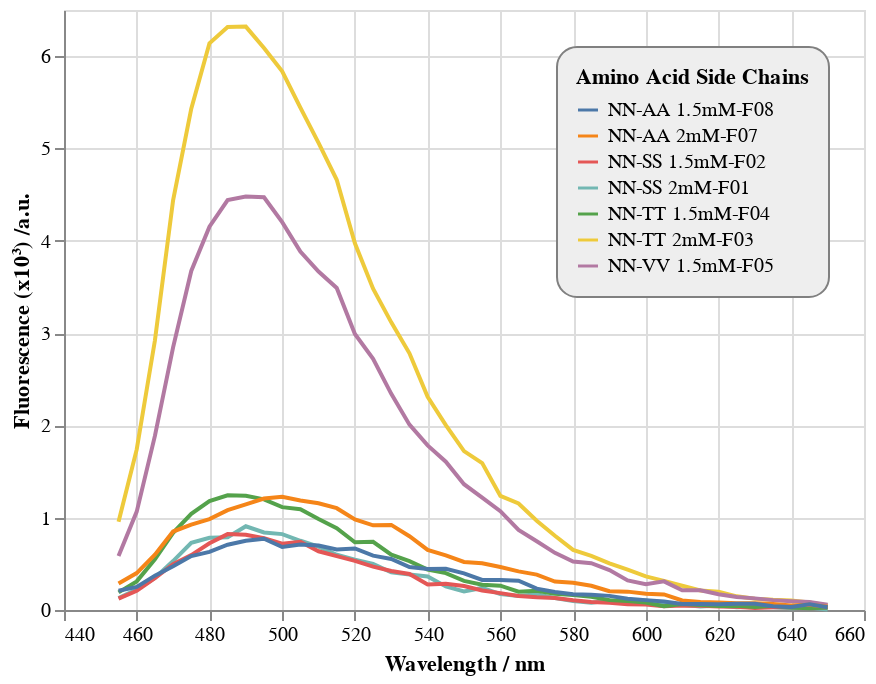

Notebook source saved alongside this figure:
### Markdown cell above
We can use [unicode](https://www.geeksforgeeks.org/how-to-print-superscript-and-subscript-in-python/) to add subscript in our graph text (e.g., axis, titles, legengs)

### Code cell
alt.Chart(Figure6A).mark_line().encode(
    alt.X("Wavelength:Q", title="Wavelength / nm"),
    alt.Y("Flourescence_x10\u00b3:Q", title="Fluorescence (x10\u00b3) /a.u."),
    alt.Color('AminoAcidSideChains:N', title="Amino Acid Side Chains"),
    tooltip=['AminoAcidSideChains']
).configure_legend(
    strokeColor='gray',
    fillColor='#EEEEEE',
    padding=10,
    cornerRadius=10,
    orient='top-right'
)

### Figure 1 — Vega-Lite specification as saved in the notebook (floating-point values rounded to 4 significant figures; data arrays with more than 128 entries replaced by an {"elided": "..."} marker saying what was removed)
{"config": {"view": {"continuousWidth": 400, "continuousHeight": 300}, "legend": {"cornerRadius": 10, "fillColor": "#EEEEEE", "orient": "top-right", "padding": 10, "strokeColor": "gray"}}, "data": {"name": "data-c388466c9d242b9f6aed6871adcabd88"}, "mark": "line", "encoding": {"color": {"type": "nominal", "field": "AminoAcidSideChains", "title": "Amino Acid Side Chains"}, "tooltip": [{"type": "nominal", "field": "AminoAcidSideChains"}], "x": {"type": "quantitative", "field": "Wavelength", "title": "Wavelength / nm"}, "y": {"type": "quantitative", "field": "Flourescence_x10³", "title": "Fluorescence (x10³) /a.u."}}, "$schema": "https://vega.github.io/schema/vega-lite/v4.8.1.json", "datasets": {"data-c388466c9d242b9f6aed6871adcabd88": {"elided": "280 records"}}}
